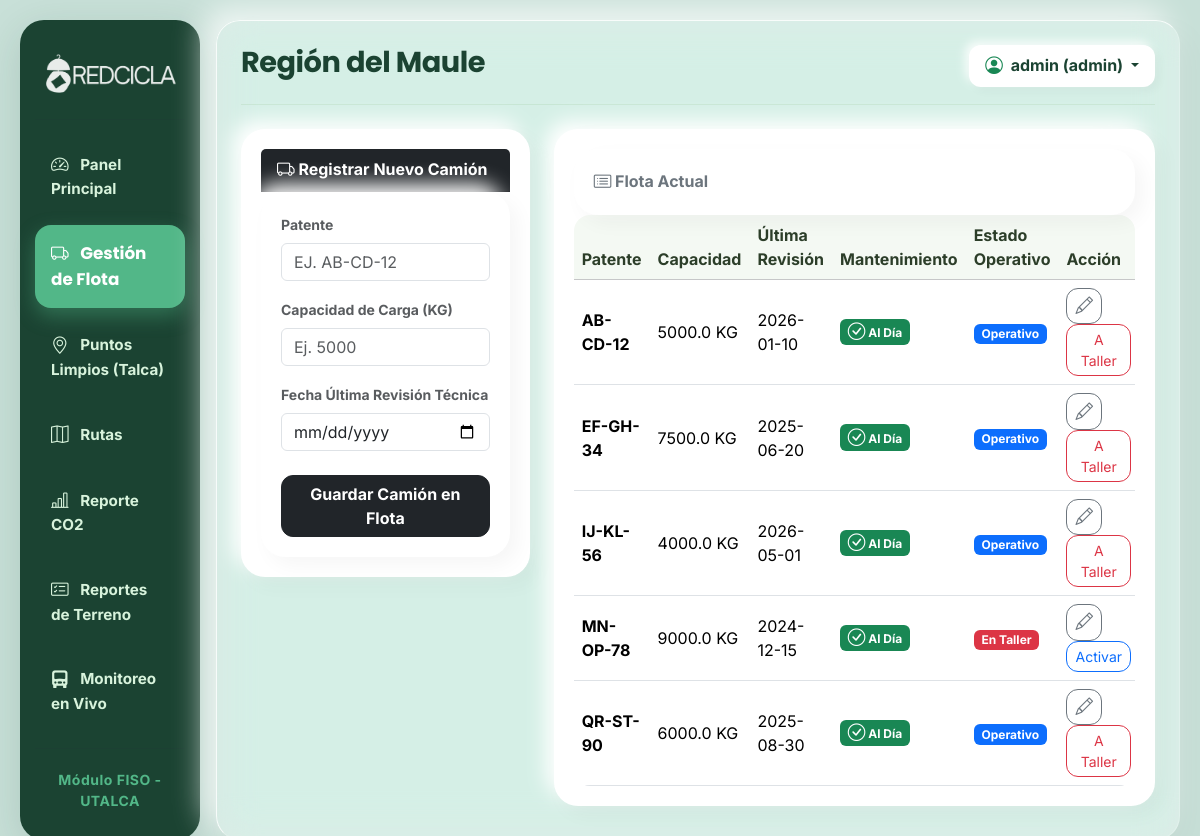
Before: /flota (signed in) with the older database file.
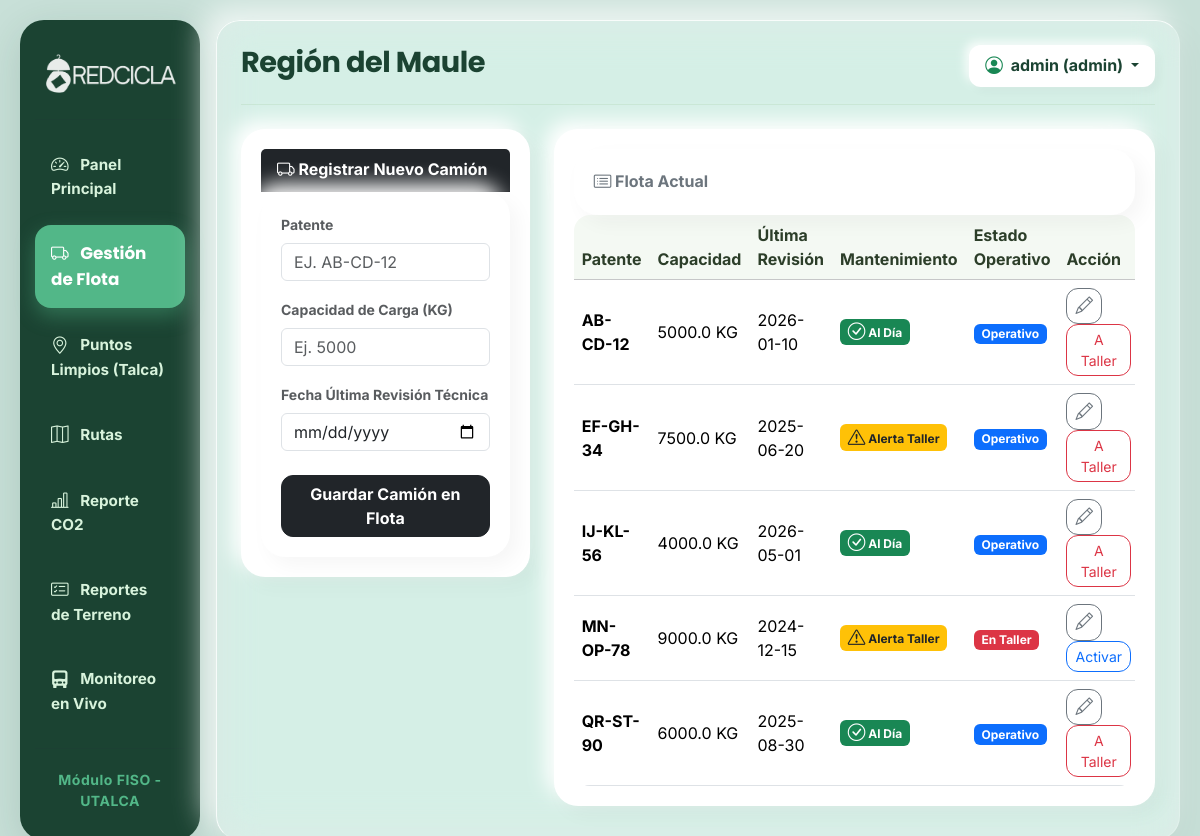
After: the same page with the newer database file.
### tables this page shows
CREATE TABLE camiones (
        id INTEGER PRIMARY KEY AUTOINCREMENT, patente TEXT UNIQUE NOT NULL, capacidad_carga REAL,
        ultima_revision TEXT, estado INTEGER DEFAULT 1, alerta INTEGER DEFAULT 0);

### main.py (the view)
@app.route('/flota')
def gestion_flota():
    if 'usuario_nombre' not in session:
        return redirect(url_for('login'))
    conexion = sqlite3.connect(DB_PATH)
    cursor = conexion.cursor()
    cursor.execute("SELECT id, ultima_revision FROM camiones")
    camiones_revision = cursor.fetchall()
    hoy = datetime.now()
    for camion in camiones_revision:
        id_camion = camion[0]
        fecha_rev_str = camion[1]
        try:
            fecha_rev = datetime.strptime(fecha_rev_str, "%Y-%m-%d")
            dias_pasados = (hoy - fecha_rev).days
            nueva_alerta = 1 if dias_pasados >= 365 else 0
            cursor.execute("UPDATE camiones SET alerta = ? WHERE id = ?", (nueva_alerta, id_camion))
        except Exception as e:
            pass # Por si un camión tiene la fecha en blanco o mal escrita
    conexion.commit()
    cursor.execute("SELECT id, patente, capacidad_carga, ultima_revision, estado, alerta FROM camiones ORDER BY patente")
    lista_camiones = cursor.fetchall()
    conexion.close()
    return render_template('flota.html', camiones=lista_camiones)

### templates/flota.html (shortened to what the changed rows need)
{% extends 'base.html' %}
{% block content %}
<div class="row">
    <div class="col-md-8">
        <div class="card border-0 shadow-sm">
            <div class="table-responsive">
                <table class="table table-hover align-middle mb-0">
                    <thead class="table-light">
                        <tr>
                            <th>Patente</th>
                            <th>Capacidad</th>
                            <th>Última Revisión</th>
                            <th>Mantenimiento</th>
                            <th>Estado Operativo</th>
                            <th>Acción</th>
                        </tr>
                    </thead>
                    <tbody>
                        {% for c in camiones %}
                        <tr>
                            <td class="fw-bold">{{ c[1] }}</td>
                            <td>{{ c[2] }} KG</td>
                            <td>{{ c[3] }}</td>
                            <td>
                                {% if c[5] == 1 %}
                                    <span class="badge bg-warning text-dark"><i class="bi bi-exclamation-triangle"></i> Alerta Taller</span>
                                {% else %}
                                    <span class="badge bg-success"><i class="bi bi-check-circle"></i> Al Día</span>
                                {% endif %}
                            </td>
                            <td>
                                {% if c[4] == 1 %}
                                    <span class="badge bg-primary">Operativo</span>
                                {% else %}
                                    <span class="badge bg-danger">En Taller</span>
                                {% endif %}
                            </td>
                            <td>
                                <button type="button" class="btn btn-sm btn-outline-secondary me-1" data-bs-toggle="modal" data-bs-target="#modalEditarCamion{{ c[0] }}" title="Editar datos">
                                    <i class="bi bi-pencil"></i>
                                </button>
                                <form action="/flota/estado/{{ c[0] }}" method="POST" style="display:inline;">
                                    {% if c[4] == 1 %}
                                        <button type="submit" class="btn btn-sm btn-outline-danger" title="Mandar a Taller">A Taller</button>
                                    {% else %}
                                        <button type="submit" class="btn btn-sm btn-outline-primary" title="Poner Operativo">Activar</button>
                                    {% endif %}
                                </form>
                                </td>
                        </tr>
                        {% endfor %}
                    </tbody>
                </table>
            </div>
        </div>
    </div>
</div>
{% endblock %}

Changed rows visible on the page:
changed camiones "EF-GH-34": alerta "Al Día" → "Alerta Taller"
changed camiones "MN-OP-78": alerta "Al Día" → "Alerta Taller"
